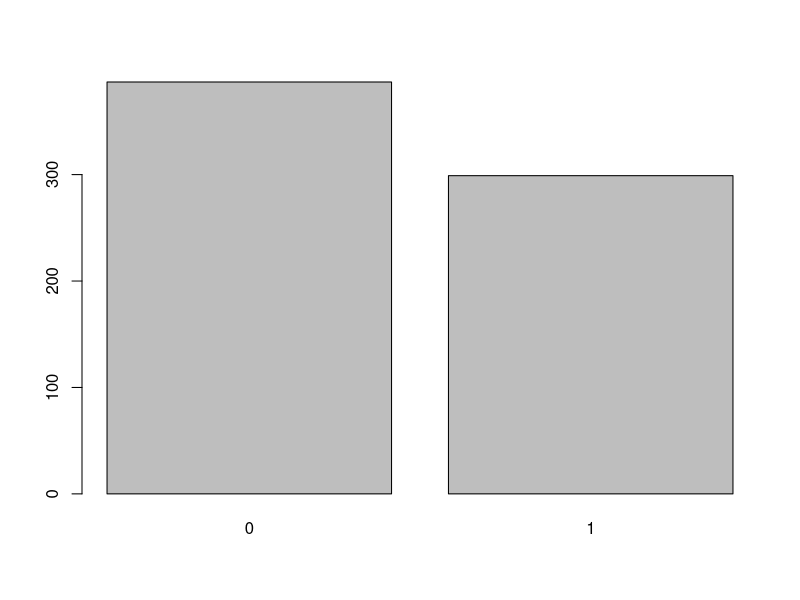

Here is the R script that generated this plot: (Note: this script raises an error after producing the figure.)

library(survival)
library(survminer)


install.packages("TH.data")
library(TH.data)

library(tidyverse)

# Check out the help page for this dataset
help(GBSG2, package = "TH.data")

# Load the data
data(GBSG2, package = "TH.data")

# Look at the summary of the dataset
summary(GBSG2)

table(GBSG2$cens) %>% barplot()



# Create Surv-Object
sobj <- Surv(GBSG2$time, GBSG2$cens)

# Look at 10 first elements
sobj[1:10]

# Look at summary
summary(sobj)

# Look at structure
str(sobj)


# Load the UnempDur data
data(UnempDur, package = "Ecdat")

# Count censored and uncensored data
cens_employ_ft <- table(UnempDur$censor1)
cens_employ_ft

# Create barplot of censored and uncensored data
barplot(cens_employ_ft)

# Create Surv-Object
sobj <- Surv(UnempDur$spell, UnempDur$censor1)

# Look at 10 first elements
sobj[1:10]


# KM ----------------------------------------------------------------------

# Create time and event data
time <- c(5, 6, 2, 4, 4)
event <- c(1, 0, 0, 1, 1)

# Compute Kaplan-Meier estimate
km <- survfit(Surv(time, event) ~ 1)
km

# Take a look at the structure
str(km)

# Create data.frame
data.frame(time = km$time, n.risk = km$n.risk, n.event = km$n.event,
           n.censor = km$n.censor, surv = km$surv)

ggsurvplot(km, conf.int = FALSE, 
           risk.table = "nrisk_cumevents", 
           legend = "none")




library(survival)
library(survminer)

# 创建数据框
df <- data.frame(
  time = c(5, 6, 2, 4, 4),
  event = c(1, 0, 0, 1, 1)
)

# 拟合 KM 曲线，并指定数据
km <- survfit(Surv(time, event) ~ 1, data = df)

# 绘图
ggsurvplot(km, data = df, 
           conf.int = TRUE, 
           risk.table = TRUE)

# breast cancer -----------------------------------------------------------

# Kaplan-Meier estimate
km <- survfit(Surv(time, cens) ~ 1, data = GBSG2)

# Plot of the Kaplan-Meier estimate
ggsurvplot(km)

# Add the risk table to plot
ggsurvplot(km, risk.table = TRUE)

# Kaplan-Meier estimate
km <- survfit(Surv(time, cens) ~ 1, data = GBSG2)

# Plot of the Kaplan-Meier estimate
ggsurvplot(km)

# Add the risk table to plot
ggsurvplot(km, risk.table = TRUE)

# Add a line showing the median survival time
ggsurvplot(km, surv.median.line = "hv", type = "hv")




# Weibull model 基线生存曲线 --------------------------------------------



# Weibull model
wb <- survreg(Surv(time, cens) ~ 1, data = GBSG2)


# Compute the median survival from the model
predict(wb, type = "quantile", p = 0.5, newdata = data.frame(1))

# 70 Percent of patients survive beyond time point...
predict(wb, type = "quantile", p = 0.3, newdata = data.frame(1))


# Retrieve survival curve from model probabilities 
surv <- seq(.99, .01, by = -.01)

# Get time for each probability
t <- predict(wb, type = "quantile", p = 1-surv, newdata = data.frame(1))

# Create data frame with the information
surv_wb <- data.frame(time = t, surv = surv)

# Look at first few lines of the result
head(surv_wb)

# Create data frame with the information needed for ggsurvplot_df
surv_wb <- data.frame(time = t, surv = surv, 
                      upper = NA, lower = NA, std.err = NA)

# Plot
library(survminer)
ggsurvplot_df(fit = surv_wb, surv.geom = geom_line)


# # Weibull模型单个解释变量 ---------------------------------------------------------
# 
# # Weibull model
# wbmod <- survreg(Surv(time, cens) ~ horTh, data = GBSG2)
# coef(wbmod)
# 
# # Retrieve survival curve from model
# surv <- seq(.99, .01, by = -.01)
# t_yes <- predict(wbmod, type = "quantile", p = 1 - surv,
#                  newdata = data.frame(horTh = "yes"))
# 
# # Take a look at survival curve
# str(t_yes)

# Weibull模型：两个解释变量 ---------------------------------------------------------

wbmod <- survreg(Surv(time, cens) ~ horTh + tsize, data = GBSG2)

summary(wbmod)

# Imaginary patients
newdat <- expand.grid(
  horTh = levels(GBSG2$horTh),
  tsize = quantile(GBSG2$tsize, probs = c(0.25, 0.5, 0.75)))
newdat

# Compute survival curves
surv <- seq(.99, .01, by = -.01)
t <- predict(wbmod, type = "quantile", p = 1 - surv,
             newdata = newdat)

# How many rows and columns does t have?
dim(t)

# Use cbind() to combine the information in newdat with t
surv_wbmod_wide <- cbind(newdat, t)

# Use melt() to bring the data.frame to long format
library(reshape2)
surv_wbmod <- melt(surv_wbmod_wide, id.vars = c("horTh", "tsize"), 
                   variable.name = "surv_id", value.name = "time")


# Use surv_wbmod$surv_id to add the correct survival probabilities surv
surv_wbmod$surv <- surv[as.numeric(surv_wbmod$surv_id)]

# Add columns upper, lower, std.err, and strata to the data.frame
surv_wbmod[, c("upper", "lower", "std.err", "strata")] <- NA

# Take a look at the structure of the object
str(surv_wbmod)

# Plot the survival curves
ggsurvplot_df(surv_wbmod, surv.geom = geom_line,
              linetype = "horTh", color = "tsize", 
              legend.title = NULL)



# lognormal model ---------------------------------------------------------



# Log-Normal model
lnmod <- survreg(Surv(time, cens) ~ horTh, data = GBSG2, dist = "lognormal")

# Newdata
newdat <- data.frame(horTh = levels(GBSG2$horTh))

# Surv
surv <- seq(.99, .01, by = -.01)

# Survival curve from Weibull model and log-normal model
wbt <- predict(wbmod, type = "quantile", p = 1- surv, newdata = newdat)
lnt <- predict(lnmod, type = "quantile", p = 1- surv, newdata = newdata)

surv_wide <- cbind(newdat, t)

# Melt the data.frame into long format.
library(reshape2)
surv_long <- melt(surv_wide, id.vars = c("horTh", "dist"),  
                  variable.name = "surv_id", value.name = "time")

# Add column for the survival probabilities
surv_long$surv <- surv[as.numeric(surv_long$surv_id)]

# Add columns upper, lower, std.err, and strata contianing NA values
surv_long[, c("upper", "lower", "std.err", "strata")] <- NA

# Plot the survival curves
ggsurvplot_df(surv_long, surv.geom = geom_line,
              linetype = "horTh", color = "dist" , legend.title = NULL)



# Weibull model 228 cases sex ---------------------------------------------



# Look at the data set
str(dat)

# Estimate a Weibull model
wbmod <- survreg(Surv(time, status) ~ sex, data = dat)
coef(wbmod)



# coxph -------------------------------------------------------------------

# Compute Cox model
cxmod <- coxph(Surv(time, status) ~ performance, data = dat)

# Show model coefficient
coef(cxmod)


# Cox model
cxmod <- coxph(Surv(time, cens) ~ horTh + tsize, data = GBSG2)

# Imaginary patients
newdat <- expand.grid(
  horTh = levels(GBSG2$horTh),
  tsize = quantile(GBSG2$tsize, probs = c(0.25, 0.5, 0.75)))
rownames(newdat) <- letters[1:6]

# Inspect newdat
newdat

# Compute survival curves
cxsf <- survfit(cxmod, data = GBSG2, newdata = newdat, conf.type = "none")

# Look at first 6 rows of cxsf$surv and time points
head(cxsf$surv)
head(cxsf$time)


# Compute data.frame needed for plotting
surv_cxmod0 <- surv_summary(cxsf)

# Look at the first few lines
head(surv_cxmod0)

# Compute data.frame needed for plotting
surv_cxmod0 <- surv_summary(cxsf)

# Look at the first few lines
head(surv_cxmod0)

# Get a character vector of patient letters (patient IDs)
pid <- as.character(surv_cxmod0$strata)

# Multiple of the rows in newdat so that it fits with surv_cxmod0
m_newdat <- newdat[pid, ]

# Add patient info to data.frame
surv_cxmod <- cbind(surv_cxmod0, m_newdat)
head(surv_cxmod)


# Plot
# Plot
ggsurvplot_df(surv_cxmod, linetype = "horTh", color = "tsize",
              legend.title = NULL, censor = FALSE)

# Compute Cox model and survival curves
cxmod <- coxph(Surv(time, status) ~ performance, data = lung)
new_lung <- data.frame(performance = c(60, 70, 80, 90))
cxsf <- survfit(cxmod, data = lung, newdata = new_lung, conf.type = "none")

# Use the summary of cxsf to take a vector of patient IDs
surv_cxmod0 <- surv_summary(cxsf)
pid <- as.character(surv_cxmod0$strata)

# Duplicate rows in newdat to fit with surv_cxmod0 and add them in
m_newdat <- new_lung[pid, , drop = FALSE]
surv_cxmod <- cbind(surv_cxmod0, m_newdat)

# Plot
ggsurvplot_df(surv_cxmod, color = "performance", legend.title = NULL, censor = FALSE)


# Compute Kaplan-Meier curve
km <- survfit(Surv(time, status) ~ 1, data = lung)

# Compute Cox model
cxmod <- coxph(Surv(time, status) ~ performance, data = lung)


# Compute Cox model survival curves
new_lung <- data.frame(performance = c(60, 70, 80, 90))
cxsf <- survfit(cxmod, data = lung, newdata = new_lung, conf.type = "none")

# Plot Kaplan-Meier curve
ggsurvplot(km, conf.int = FALSE)

# Plot Cox model survival curves
ggsurvplot(cxsf, censor = FALSE)
